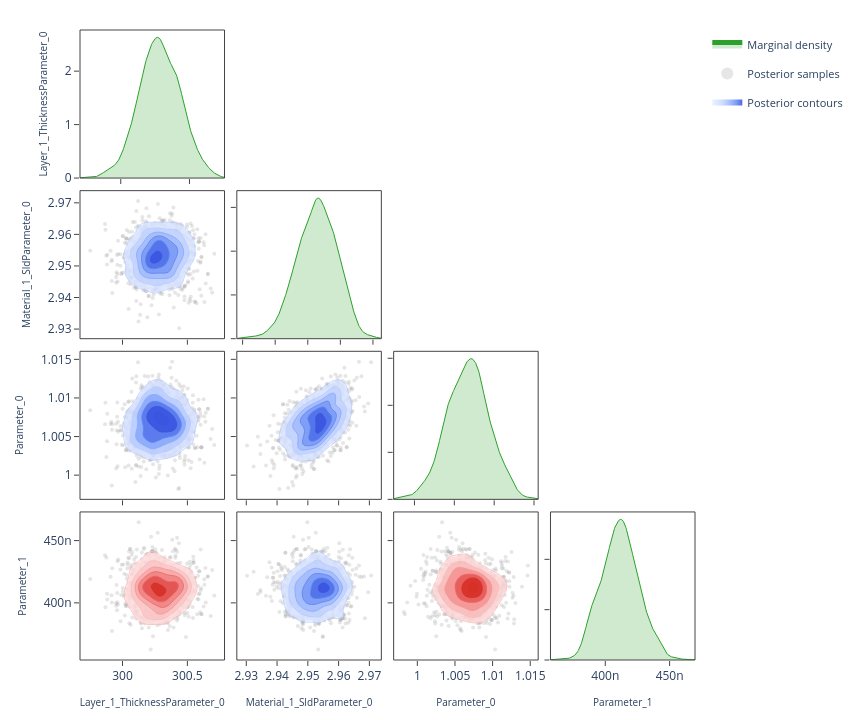

This figure's notebook cell:
### Code cell
# ---- Corner plot ------------------------------------------------------------
# Pairwise correlations: marginal density on the diagonal, scatter samples
# and 2-D contours on the lower triangle.  Mirrors the "Corner Plot" sub-tab.

fig = plot_corner(posterior.draws, posterior.param_names)
fig.show()

### Figure 1 — Plotly figure (JSON) as saved in the notebook; plotly's stock layout.template omitted (floating-point values rounded to 4 significant figures; data arrays with more than 128 entries replaced by an {"elided": "..."} marker saying what was removed)
{"data": [{"fill": "tozeroy", "fillcolor": "rgba(44, 160, 44, 0.22)", "hoverinfo": "skip", "legendgroup": "marginal", "line": {"color": "rgb(44, 160, 44)", "width": 1}, "mode": "lines", "name": "Marginal density", "showlegend": true, "type": "scatter", "x": {"elided": "256 float values"}, "xaxis": "x", "y": {"elided": "256 float values"}, "yaxis": "y"}, {"hoverinfo": "skip", "legendgroup": "scatter", "marker": {"color": "rgba(140, 140, 140, 0.22)", "size": 4}, "mode": "markers", "name": "Posterior samples", "showlegend": true, "type": "scatter", "x": {"elided": "880 float values"}, "xaxis": "x5", "y": {"elided": "880 float values"}, "yaxis": "y5", "zorder": 0}, {"colorscale": [[0.0, "rgba(224, 233, 255, 0.62)"], [0.35, "rgba(183, 203, 255, 0.70)"], [0.6, "rgba(138, 169, 252, 0.78)"], [0.82, "rgba(96, 131, 242, 0.84)"], [1.0, "rgba(58, 86, 224, 0.90)"]], "connectgaps": false, "contours": {"coloring": "fill", "end": 157.0, "showlabels": false, "showlines": false, "size": 24.79, "start": 33.05}, "hoverinfo": "skip", "legendgroup": "contour", "name": "Posterior contours", "showlegend": true, "showscale": false, "type": "contour", "x": [299.7, 299.7, 299.7, 299.7, 299.8, 299.8, 299.8, 299.8, 299.8, 299.8, 299.8, 299.8, 299.9, 299.9, 299.9, 299.9, 299.9, 299.9, 299.9, 300.0, 300.0, 300.0, 300.0, 300.0, 300.0, 300.0, 300.0, 300.1, 300.1, 300.1, 300.1, 300.1, 300.1, 300.1, 300.2, 300.2, 300.2, 300.2, 300.2, 300.2, 300.2, 300.2, 300.3, 300.3, 300.3, 300.3, 300.3, 300.3, 300.3, 300.4, 300.4, 300.4, 300.4, 300.4, 300.4, 300.4, 300.4, 300.5, 300.5, 300.5, 300.5, 300.5, 300.5, 300.5, 300.6, 300.6, 300.6, 300.6, 300.6, 300.6, 300.6, 300.6, 300.7, 300.7, 300.7, 300.7, 300.7, 300.7, 300.7, 300.8], "xaxis": "x5", "y": [2.928, 2.929, 2.929, 2.93, 2.93, 2.931, 2.932, 2.932, 2.933, 2.933, 2.934, 2.934, 2.935, 2.936, 2.936, 2.937, 2.937, 2.938, 2.938, 2.939, 2.939, 2.94, 2.941, 2.941, 2.942, 2.942, 2.943, 2.943, 2.944, 2.945, 2.945, 2.946, 2.946, 2.947, 2.947, 2.948, 2.948, 2.949, 2.95, 2.95, 2.951, 2.951, 2.952, 2.952, 2.953, 2.953, 2.954, 2.955, 2.955, 2.956, 2.956, 2.957, 2.957, 2.958, 2.959, 2.959, 2.96, 2.96, 2.961, 2.961, 2.962, 2.962, 2.963, 2.964, 2.964, 2.965, 2.965, 2.966, 2.966, 2.967, 2.968, 2.968, 2.969, 2.969, 2.97, 2.97, 2.971, 2.971, 2.972, 2.973], "yaxis": "y5", "z": {"elided": "80x80 float values"}, "zmax": 157.0, "zmin": 33.05, "zorder": 1}, {"colorscale": [[0.0, "rgba(183, 203, 255, 0.94)"], [0.35, "rgba(183, 203, 255, 0.94)"], [0.35, "rgba(138, 169, 252, 0.95)"], [0.6, "rgba(138, 169, 252, 0.95)"], [0.6, "rgba(96, 131, 242, 0.96)"], [0.82, "rgba(96, 131, 242, 0.96)"], [0.82, "rgba(58, 86, 224, 0.98)"], [1.0, "rgba(58, 86, 224, 0.98)"]], "contours": {"coloring": "lines", "end": 157.0, "showlabels": false, "size": 24.79, "start": 33.05}, "hoverinfo": "skip", "legendgroup": "contour", "line": {"width": 0.9}, "showlegend": false, "showscale": false, "type": "contour", "x": [299.7, 299.7, 299.7, 299.7, 299.8, 299.8, 299.8, 299.8, 299.8, 299.8, 299.8, 299.8, 299.9, 299.9, 299.9, 299.9, 299.9, 299.9, 299.9, 300.0, 300.0, 300.0, 300.0, 300.0, 300.0, 300.0, 300.0, 300.1, 300.1, 300.1, 300.1, 300.1, 300.1, 300.1, 300.2, 300.2, 300.2, 300.2, 300.2, 300.2, 300.2, 300.2, 300.3, 300.3, 300.3, 300.3, 300.3, 300.3, 300.3, 300.4, 300.4, 300.4, 300.4, 300.4, 300.4, 300.4, 300.4, 300.5, 300.5, 300.5, 300.5, 300.5, 300.5, 300.5, 300.6, 300.6, 300.6, 300.6, 300.6, 300.6, 300.6, 300.6, 300.7, 300.7, 300.7, 300.7, 300.7, 300.7, 300.7, 300.8], "xaxis": "x5", "y": [2.928, 2.929, 2.929, 2.93, 2.93, 2.931, 2.932, 2.932, 2.933, 2.933, 2.934, 2.934, 2.935, 2.936, 2.936, 2.937, 2.937, 2.938, 2.938, 2.939, 2.939, 2.94, 2.941, 2.941, 2.942, 2.942, 2.943, 2.943, 2.944, 2.945, 2.945, 2.946, 2.946, 2.947, 2.947, 2.948, 2.948, 2.949, 2.95, 2.95, 2.951, 2.951, 2.952, 2.952, 2.953, 2.953, 2.954, 2.955, 2.955, 2.956, 2.956, 2.957, 2.957, 2.958, 2.959, 2.959, 2.96, 2.96, 2.961, 2.961, 2.962, 2.962, 2.963, 2.964, 2.964, 2.965, 2.965, 2.966, 2.966, 2.967, 2.968, 2.968, 2.969, 2.969, 2.97, 2.97, 2.971, 2.971, 2.972, 2.973], "yaxis": "y5", "z": {"elided": "80x80 float values"}, "zmax": 157.0, "zmin": 33.05, "zorder": 2}, {"fill": "tozeroy", "fillcolor": "rgba(44, 160, 44, 0.22)", "hoverinfo": "skip", "legendgroup": "marginal", "line": {"color": "rgb(44, 160, 44)", "width": 1}, "mode": "lines", "name": "Marginal density", "showlegend": false, "type": "scatter", "x": {"elided": "256 float values"}, "xaxis": "x6", "y": {"elided": "256 float values"}, "yaxis": "y6"}, {"hoverinfo": "skip", "legendgroup": "scatter", "marker": {"color": "rgba(140, 140, 140, 0.22)", "size": 4}, "mode": "markers", "name": "Posterior samples", "showlegend": false, "type": "scatter", "x": {"elided": "880 float values"}, "xaxis": "x9", "y": {"elided": "880 float values"}, "yaxis": "y9", "zorder": 0}, {"colorscale": [[0.0, "rgba(224, 233, 255, 0.62)"], [0.35, "rgba(183, 203, 255, 0.70)"], [0.6, "rgba(138, 169, 252, 0.78)"], [0.82, "rgba(96, 131, 242, 0.84)"], [1.0, "rgba(58, 86, 224, 0.90)"]], "connectgaps": false, "contours": {"coloring": "fill", "end": 350.8, "showlabels": false, "showlines": false, "size": 55.38, "start": 73.84}, "hoverinfo": "skip", "legendgroup": "contour", "name": "Posterior contours", "showlegend": false, "showscale": false, "type": "contour", "x": [299.7, 299.7, 299.7, 299.7, 299.8, 299.8, 299.8, 299.8, 299.8, 299.8, 299.8, 299.8, 299.9, 299.9, 299.9, 299.9, 299.9, 299.9, 299.9, 300.0, 300.0, 300.0, 300.0, 300.0, 300.0, 300.0, 300.0, 300.1, 300.1, 300.1, 300.1, 300.1, 300.1, 300.1, 300.2, 300.2, 300.2, 300.2, 300.2, 300.2, 300.2, 300.2, 300.3, 300.3, 300.3, 300.3, 300.3, 300.3, 300.3, 300.4, 300.4, 300.4, 300.4, 300.4, 300.4, 300.4, 300.4, 300.5, 300.5, 300.5, 300.5, 300.5, 300.5, 300.5, 300.6, 300.6, 300.6, 300.6, 300.6, 300.6, 300.6, 300.6, 300.7, 300.7, 300.7, 300.7, 300.7, 300.7, 300.7, 300.8], "xaxis": "x9", "y": [0.9974, 0.9976, 0.9978, 0.9981, 0.9983, 0.9985, 0.9988, 0.999, 0.9992, 0.9995, 0.9997, 0.9999, 1.0, 1.0, 1.001, 1.001, 1.001, 1.001, 1.002, 1.002, 1.002, 1.002, 1.002, 1.003, 1.003, 1.003, 1.003, 1.004, 1.004, 1.004, 1.004, 1.005, 1.005, 1.005, 1.005, 1.005, 1.006, 1.006, 1.006, 1.006, 1.007, 1.007, 1.007, 1.007, 1.007, 1.008, 1.008, 1.008, 1.008, 1.009, 1.009, 1.009, 1.009, 1.01, 1.01, 1.01, 1.01, 1.01, 1.011, 1.011, 1.011, 1.011, 1.012, 1.012, 1.012, 1.012, 1.013, 1.013, 1.013, 1.013, 1.013, 1.014, 1.014, 1.014, 1.014, 1.015, 1.015, 1.015, 1.015, 1.016], "yaxis": "y9", "z": {"elided": "80x80 float values"}, "zmax": 350.8, "zmin": 73.84, "zorder": 1}, {"colorscale": [[0.0, "rgba(183, 203, 255, 0.94)"], [0.35, "rgba(183, 203, 255, 0.94)"], [0.35, "rgba(138, 169, 252, 0.95)"], [0.6, "rgba(138, 169, 252, 0.95)"], [0.6, "rgba(96, 131, 242, 0.96)"], [0.82, "rgba(96, 131, 242, 0.96)"], [0.82, "rgba(58, 86, 224, 0.98)"], [1.0, "rgba(58, 86, 224, 0.98)"]], "contours": {"coloring": "lines", "end": 350.8, "showlabels": false, "size": 55.38, "start": 73.84}, "hoverinfo": "skip", "legendgroup": "contour", "line": {"width": 0.9}, "showlegend": false, "showscale": false, "type": "contour", "x": [299.7, 299.7, 299.7, 299.7, 299.8, 299.8, 299.8, 299.8, 299.8, 299.8, 299.8, 299.8, 299.9, 299.9, 299.9, 299.9, 299.9, 299.9, 299.9, 300.0, 300.0, 300.0, 300.0, 300.0, 300.0, 300.0, 300.0, 300.1, 300.1, 300.1, 300.1, 300.1, 300.1, 300.1, 300.2, 300.2, 300.2, 300.2, 300.2, 300.2, 300.2, 300.2, 300.3, 300.3, 300.3, 300.3, 300.3, 300.3, 300.3, 300.4, 300.4, 300.4, 300.4, 300.4, 300.4, 300.4, 300.4, 300.5, 300.5, 300.5, 300.5, 300.5, 300.5, 300.5, 300.6, 300.6, 300.6, 300.6, 300.6, 300.6, 300.6, 300.6, 300.7, 300.7, 300.7, 300.7, 300.7, 300.7, 300.7, 300.8], "xaxis": "x9", "y": [0.9974, 0.9976, 0.9978, 0.9981, 0.9983, 0.9985, 0.9988, 0.999, 0.9992, 0.9995, 0.9997, 0.9999, 1.0, 1.0, 1.001, 1.001, 1.001, 1.001, 1.002, 1.002, 1.002, 1.002, 1.002, 1.003, 1.003, 1.003, 1.003, 1.004, 1.004, 1.004, 1.004, 1.005, 1.005, 1.005, 1.005, 1.005, 1.006, 1.006, 1.006, 1.006, 1.007, 1.007, 1.007, 1.007, 1.007, 1.008, 1.008, 1.008, 1.008, 1.009, 1.009, 1.009, 1.009, 1.01, 1.01, 1.01, 1.01, 1.01, 1.011, 1.011, 1.011, 1.011, 1.012, 1.012, 1.012, 1.012, 1.013, 1.013, 1.013, 1.013, 1.013, 1.014, 1.014, 1.014, 1.014, 1.015, 1.015, 1.015, 1.015, 1.016], "yaxis": "y9", "z": {"elided": "80x80 float values"}, "zmax": 350.8, "zmin": 73.84, "zorder": 2}, {"hoverinfo": "skip", "legendgroup": "scatter", "marker": {"color": "rgba(140, 140, 140, 0.22)", "size": 4}, "mode": "markers", "name": "Posterior samples", "showlegend": false, "type": "scatter", "x": {"elided": "880 float values"}, "xaxis": "x10", "y": {"elided": "880 float values"}, "yaxis": "y10", "zorder": 0}, {"colorscale": [[0.0, "rgba(224, 233, 255, 0.62)"], [0.35, "rgba(183, 203, 255, 0.70)"], [0.6, "rgba(138, 169, 252, 0.78)"], [0.82, "rgba(96, 131, 242, 0.84)"], [1.0, "rgba(58, 86, 224, 0.90)"]], "connectgaps": false, "contours": {"coloring": "fill", "end": 9488.0, "showlabels": false, "showlines": false, "size": 1498.0, "start": 1998.0}, "hoverinfo": "skip", "legendgroup": "contour", "name": "Posterior contours", "showlegend": false, "showscale": false, "type": "contour", "x": [2.928, 2.929, 2.929, 2.93, 2.93, 2.931, 2.932, 2.932, 2.933, 2.933, 2.934, 2.934, 2.935, 2.936, 2.936, 2.937, 2.937, 2.938, 2.938, 2.939, 2.939, 2.94, 2.941, 2.941, 2.942, 2.942, 2.943, 2.943, 2.944, 2.945, 2.945, 2.946, 2.946, 2.947, 2.947, 2.948, 2.948, 2.949, 2.95, 2.95, 2.951, 2.951, 2.952, 2.952, 2.953, 2.953, 2.954, 2.955, 2.955, 2.956, 2.956, 2.957, 2.957, 2.958, 2.959, 2.959, 2.96, 2.96, 2.961, 2.961, 2.962, 2.962, 2.963, 2.964, 2.964, 2.965, 2.965, 2.966, 2.966, 2.967, 2.968, 2.968, 2.969, 2.969, 2.97, 2.97, 2.971, 2.971, 2.972, 2.973], "xaxis": "x10", "y": [0.9974, 0.9976, 0.9978, 0.9981, 0.9983, 0.9985, 0.9988, 0.999, 0.9992, 0.9995, 0.9997, 0.9999, 1.0, 1.0, 1.001, 1.001, 1.001, 1.001, 1.002, 1.002, 1.002, 1.002, 1.002, 1.003, 1.003, 1.003, 1.003, 1.004, 1.004, 1.004, 1.004, 1.005, 1.005, 1.005, 1.005, 1.005, 1.006, 1.006, 1.006, 1.006, 1.007, 1.007, 1.007, 1.007, 1.007, 1.008, 1.008, 1.008, 1.008, 1.009, 1.009, 1.009, 1.009, 1.01, 1.01, 1.01, 1.01, 1.01, 1.011, 1.011, 1.011, 1.011, 1.012, 1.012, 1.012, 1.012, 1.013, 1.013, 1.013, 1.013, 1.013, 1.014, 1.014, 1.014, 1.014, 1.015, 1.015, 1.015, 1.015, 1.016], "yaxis": "y10", "z": {"elided": "80x80 float values"}, "zmax": 9488.0, "zmin": 1998.0, "zorder": 1}, {"colorscale": [[0.0, "rgba(183, 203, 255, 0.94)"], [0.35, "rgba(183, 203, 255, 0.94)"], [0.35, "rgba(138, 169, 252, 0.95)"], [0.6, "rgba(138, 169, 252, 0.95)"], [0.6, "rgba(96, 131, 242, 0.96)"], [0.82, "rgba(96, 131, 242, 0.96)"], [0.82, "rgba(58, 86, 224, 0.98)"], [1.0, "rgba(58, 86, 224, 0.98)"]], "contours": {"coloring": "lines", "end": 9488.0, "showlabels": false, "size": 1498.0, "start": 1998.0}, "hoverinfo": "skip", "legendgroup": "contour", "line": {"width": 0.9}, "showlegend": false, "showscale": false, "type": "contour", "x": [2.928, 2.929, 2.929, 2.93, 2.93, 2.931, 2.932, 2.932, 2.933, 2.933, 2.934, 2.934, 2.935, 2.936, 2.936, 2.937, 2.937, 2.938, 2.938, 2.939, 2.939, 2.94, 2.941, 2.941, 2.942, 2.942, 2.943, 2.943, 2.944, 2.945, 2.945, 2.946, 2.946, 2.947, 2.947, 2.948, 2.948, 2.949, 2.95, 2.95, 2.951, 2.951, 2.952, 2.952, 2.953, 2.953, 2.954, 2.955, 2.955, 2.956, 2.956, 2.957, 2.957, 2.958, 2.959, 2.959, 2.96, 2.96, 2.961, 2.961, 2.962, 2.962, 2.963, 2.964, 2.964, 2.965, 2.965, 2.966, 2.966, 2.967, 2.968, 2.968, 2.969, 2.969, 2.97, 2.97, 2.971, 2.971, 2.972, 2.973], "xaxis": "x10", "y": [0.9974, 0.9976, 0.9978, 0.9981, 0.9983, 0.9985, 0.9988, 0.999, 0.9992, 0.9995, 0.9997, 0.9999, 1.0, 1.0, 1.001, 1.001, 1.001, 1.001, 1.002, 1.002, 1.002, 1.002, 1.002, 1.003, 1.003, 1.003, 1.003, 1.004, 1.004, 1.004, 1.004, 1.005, 1.005, 1.005, 1.005, 1.005, 1.006, 1.006, 1.006, 1.006, 1.007, 1.007, 1.007, 1.007, 1.007, 1.008, 1.008, 1.008, 1.008, 1.009, 1.009, 1.009, 1.009, 1.01, 1.01, 1.01, 1.01, 1.01, 1.011, 1.011, 1.011, 1.011, 1.012, 1.012, 1.012, 1.012, 1.013, 1.013, 1.013, 1.013, 1.013, 1.014, 1.014, 1.014, 1.014, 1.015, 1.015, 1.015, 1.015, 1.016], "yaxis": "y10", "z": {"elided": "80x80 float values"}, "zmax": 9488.0, "zmin": 1998.0, "zorder": 2}, {"fill": "tozeroy", "fillcolor": "rgba(44, 160, 44, 0.22)", "hoverinfo": "skip", "legendgroup": "marginal", "line": {"color": "rgb(44, 160, 44)", "width": 1}, "mode": "lines", "name": "Marginal density", "showlegend": false, "type": "scatter", "x": {"elided": "256 float values"}, "xaxis": "x11", "y": {"elided": "256 float values"}, "yaxis": "y11"}, {"hoverinfo": "skip", "legendgroup": "scatter", "marker": {"color": "rgba(140, 140, 140, 0.22)", "size": 4}, "mode": "markers", "name": "Posterior samples", "showlegend": false, "type": "scatter", "x": {"elided": "880 float values"}, "xaxis": "x13", "y": {"elided": "880 float values"}, "yaxis": "y13", "zorder": 0}, {"colorscale": [[0.0, "rgba(255, 224, 224, 0.62)"], [0.35, "rgba(250, 188, 188, 0.70)"], [0.6, "rgba(245, 148, 148, 0.78)"], [0.82, "rgba(237, 104, 104, 0.84)"], [1.0, "rgba(215, 48, 39, 0.90)"]], "connectgaps": false, "contours": {"coloring": "fill", "end": 63010000.0, "showlabels": false, "showlines": false, "size": 9949000.0, "start": 13270000.0}, "hoverinfo": "skip", "legendgroup": "contour", "name": "Posterior contours", "showlegend": false, "showscale": false, "type": "contour", "x": [299.7, 299.7, 299.7, 299.7, 299.8, 299.8, 299.8, 299.8, 299.8, 299.8, 299.8, 299.8, 299.9, 299.9, 299.9, 299.9, 299.9, 299.9, 299.9, 300.0, 300.0, 300.0, 300.0, 300.0, 300.0, 300.0, 300.0, 300.1, 300.1, 300.1, 300.1, 300.1, 300.1, 300.1, 300.2, 300.2, 300.2, 300.2, 300.2, 300.2, 300.2, 300.2, 300.3, 300.3, 300.3, 300.3, 300.3, 300.3, 300.3, 300.4, 300.4, 300.4, 300.4, 300.4, 300.4, 300.4, 300.4, 300.5, 300.5, 300.5, 300.5, 300.5, 300.5, 300.5, 300.6, 300.6, 300.6, 300.6, 300.6, 300.6, 300.6, 300.6, 300.7, 300.7, 300.7, 300.7, 300.7, 300.7, 300.7, 300.8], "xaxis": "x13", "y": [3.574e-07, 3.588e-07, 3.602e-07, 3.617e-07, 3.631e-07, 3.645e-07, 3.659e-07, 3.673e-07, 3.688e-07, 3.702e-07, 3.716e-07, 3.73e-07, 3.745e-07, 3.759e-07, 3.773e-07, 3.787e-07, 3.801e-07, 3.816e-07, 3.83e-07, 3.844e-07, 3.858e-07, 3.873e-07, 3.887e-07, 3.901e-07, 3.915e-07, 3.929e-07, 3.944e-07, 3.958e-07, 3.972e-07, 3.986e-07, 4.001e-07, 4.015e-07, 4.029e-07, 4.043e-07, 4.057e-07, 4.072e-07, 4.086e-07, 4.1e-07, 4.114e-07, 4.129e-07, 4.143e-07, 4.157e-07, 4.171e-07, 4.185e-07, 4.2e-07, 4.214e-07, 4.228e-07, 4.242e-07, 4.257e-07, 4.271e-07, 4.285e-07, 4.299e-07, 4.313e-07, 4.328e-07, 4.342e-07, 4.356e-07, 4.37e-07, 4.385e-07, 4.399e-07, 4.413e-07, 4.427e-07, 4.441e-07, 4.456e-07, 4.47e-07, 4.484e-07, 4.498e-07, 4.512e-07, 4.527e-07, 4.541e-07, 4.555e-07, 4.569e-07, 4.584e-07, 4.598e-07, 4.612e-07, 4.626e-07, 4.64e-07, 4.655e-07, 4.669e-07, 4.683e-07, 4.697e-07], "yaxis": "y13", "z": {"elided": "80x80 float values"}, "zmax": 63010000.0, "zmin": 13270000.0, "zorder": 1}, {"colorscale": [[0.0, "rgba(250, 188, 188, 0.94)"], [0.35, "rgba(250, 188, 188, 0.94)"], [0.35, "rgba(245, 148, 148, 0.95)"], [0.6, "rgba(245, 148, 148, 0.95)"], [0.6, "rgba(237, 104, 104, 0.96)"], [0.82, "rgba(237, 104, 104, 0.96)"], [0.82, "rgba(215, 48, 39, 0.98)"], [1.0, "rgba(215, 48, 39, 0.98)"]], "contours": {"coloring": "lines", "end": 63010000.0, "showlabels": false, "size": 9949000.0, "start": 13270000.0}, "hoverinfo": "skip", "legendgroup": "contour", "line": {"width": 0.9}, "showlegend": false, "showscale": false, "type": "contour", "x": [299.7, 299.7, 299.7, 299.7, 299.8, 299.8, 299.8, 299.8, 299.8, 299.8, 299.8, 299.8, 299.9, 299.9, 299.9, 299.9, 299.9, 299.9, 299.9, 300.0, 300.0, 300.0, 300.0, 300.0, 300.0, 300.0, 300.0, 300.1, 300.1, 300.1, 300.1, 300.1, 300.1, 300.1, 300.2, 300.2, 300.2, 300.2, 300.2, 300.2, 300.2, 300.2, 300.3, 300.3, 300.3, 300.3, 300.3, 300.3, 300.3, 300.4, 300.4, 300.4, 300.4, 300.4, 300.4, 300.4, 300.4, 300.5, 300.5, 300.5, 300.5, 300.5, 300.5, 300.5, 300.6, 300.6, 300.6, 300.6, 300.6, 300.6, 300.6, 300.6, 300.7, 300.7, 300.7, 300.7, 300.7, 300.7, 300.7, 300.8], "xaxis": "x13", "y": [3.574e-07, 3.588e-07, 3.602e-07, 3.617e-07, 3.631e-07, 3.645e-07, 3.659e-07, 3.673e-07, 3.688e-07, 3.702e-07, 3.716e-07, 3.73e-07, 3.745e-07, 3.759e-07, 3.773e-07, 3.787e-07, 3.801e-07, 3.816e-07, 3.83e-07, 3.844e-07, 3.858e-07, 3.873e-07, 3.887e-07, 3.901e-07, 3.915e-07, 3.929e-07, 3.944e-07, 3.958e-07, 3.972e-07, 3.986e-07, 4.001e-07, 4.015e-07, 4.029e-07, 4.043e-07, 4.057e-07, 4.072e-07, 4.086e-07, 4.1e-07, 4.114e-07, 4.129e-07, 4.143e-07, 4.157e-07, 4.171e-07, 4.185e-07, 4.2e-07, 4.214e-07, 4.228e-07, 4.242e-07, 4.257e-07, 4.271e-07, 4.285e-07, 4.299e-07, 4.313e-07, 4.328e-07, 4.342e-07, 4.356e-07, 4.37e-07, 4.385e-07, 4.399e-07, 4.413e-07, 4.427e-07, 4.441e-07, 4.456e-07, 4.47e-07, 4.484e-07, 4.498e-07, 4.512e-07, 4.527e-07, 4.541e-07, 4.555e-07, 4.569e-07, 4.584e-07, 4.598e-07, 4.612e-07, 4.626e-07, 4.64e-07, 4.655e-07, 4.669e-07, 4.683e-07, 4.697e-07], "yaxis": "y13", "z": {"elided": "80x80 float values"}, "zmax": 63010000.0, "zmin": 13270000.0, "zorder": 2}, {"hoverinfo": "skip", "legendgroup": "scatter", "marker": {"color": "rgba(140, 140, 140, 0.22)", "size": 4}, "mode": "markers", "name": "Posterior samples", "showlegend": false, "type": "scatter", "x": {"elided": "880 float values"}, "xaxis": "x14", "y": {"elided": "880 float values"}, "yaxis": "y14", "zorder": 0}, {"colorscale": [[0.0, "rgba(224, 233, 255, 0.62)"], [0.35, "rgba(183, 203, 255, 0.70)"], [0.6, "rgba(138, 169, 252, 0.78)"], [0.82, "rgba(96, 131, 242, 0.84)"], [1.0, "rgba(58, 86, 224, 0.90)"]], "connectgaps": false, "contours": {"coloring": "fill", "end": 1636000000.0, "showlabels": false, "showlines": false, "size": 258300000.0, "start": 344400000.0}, "hoverinfo": "skip", "legendgroup": "contour", "name": "Posterior contours", "showlegend": false, "showscale": false, "type": "contour", "x": [2.928, 2.929, 2.929, 2.93, 2.93, 2.931, 2.932, 2.932, 2.933, 2.933, 2.934, 2.934, 2.935, 2.936, 2.936, 2.937, 2.937, 2.938, 2.938, 2.939, 2.939, 2.94, 2.941, 2.941, 2.942, 2.942, 2.943, 2.943, 2.944, 2.945, 2.945, 2.946, 2.946, 2.947, 2.947, 2.948, 2.948, 2.949, 2.95, 2.95, 2.951, 2.951, 2.952, 2.952, 2.953, 2.953, 2.954, 2.955, 2.955, 2.956, 2.956, 2.957, 2.957, 2.958, 2.959, 2.959, 2.96, 2.96, 2.961, 2.961, 2.962, 2.962, 2.963, 2.964, 2.964, 2.965, 2.965, 2.966, 2.966, 2.967, 2.968, 2.968, 2.969, 2.969, 2.97, 2.97, 2.971, 2.971, 2.972, 2.973], "xaxis": "x14", "y": [3.574e-07, 3.588e-07, 3.602e-07, 3.617e-07, 3.631e-07, 3.645e-07, 3.659e-07, 3.673e-07, 3.688e-07, 3.702e-07, 3.716e-07, 3.73e-07, 3.745e-07, 3.759e-07, 3.773e-07, 3.787e-07, 3.801e-07, 3.816e-07, 3.83e-07, 3.844e-07, 3.858e-07, 3.873e-07, 3.887e-07, 3.901e-07, 3.915e-07, 3.929e-07, 3.944e-07, 3.958e-07, 3.972e-07, 3.986e-07, 4.001e-07, 4.015e-07, 4.029e-07, 4.043e-07, 4.057e-07, 4.072e-07, 4.086e-07, 4.1e-07, 4.114e-07, 4.129e-07, 4.143e-07, 4.157e-07, 4.171e-07, 4.185e-07, 4.2e-07, 4.214e-07, 4.228e-07, 4.242e-07, 4.257e-07, 4.271e-07, 4.285e-07, 4.299e-07, 4.313e-07, 4.328e-07, 4.342e-07, 4.356e-07, 4.37e-07, 4.385e-07, 4.399e-07, 4.413e-07, 4.427e-07, 4.441e-07, 4.456e-07, 4.47e-07, 4.484e-07, 4.498e-07, 4.512e-07, 4.527e-07, 4.541e-07, 4.555e-07, 4.569e-07, 4.584e-07, 4.598e-07, 4.612e-07, 4.626e-07, 4.64e-07, 4.655e-07, 4.669e-07, 4.683e-07, 4.697e-07], "yaxis": "y14", "z": {"elided": "80x80 float values"}, "zmax": 1636000000.0, "zmin": 344400000.0, "zorder": 1}, {"colorscale": [[0.0, "rgba(183, 203, 255, 0.94)"], [0.35, "rgba(183, 203, 255, 0.94)"], [0.35, "rgba(138, 169, 252, 0.95)"], [0.6, "rgba(138, 169, 252, 0.95)"], [0.6, "rgba(96, 131, 242, 0.96)"], [0.82, "rgba(96, 131, 242, 0.96)"], [0.82, "rgba(58, 86, 224, 0.98)"], [1.0, "rgba(58, 86, 224, 0.98)"]], "contours": {"coloring": "lines", "end": 1636000000.0, "showlabels": false, "size": 258300000.0, "start": 344400000.0}, "hoverinfo": "skip", "legendgroup": "contour", "line": {"width": 0.9}, "showlegend": false, "showscale": false, "type": "contour", "x": [2.928, 2.929, 2.929, 2.93, 2.93, 2.931, 2.932, 2.932, 2.933, 2.933, 2.934, 2.934, 2.935, 2.936, 2.936, 2.937, 2.937, 2.938, 2.938, 2.939, 2.939, 2.94, 2.941, 2.941, 2.942, 2.942, 2.943, 2.943, 2.944, 2.945, 2.945, 2.946, 2.946, 2.947, 2.947, 2.948, 2.948, 2.949, 2.95, 2.95, 2.951, 2.951, 2.952, 2.952, 2.953, 2.953, 2.954, 2.955, 2.955, 2.956, 2.956, 2.957, 2.957, 2.958, 2.959, 2.959, 2.96, 2.96, 2.961, 2.961, 2.962, 2.962, 2.963, 2.964, 2.964, 2.965, 2.965, 2.966, 2.966, 2.967, 2.968, 2.968, 2.969, 2.969, 2.97, 2.97, 2.971, 2.971, 2.972, 2.973], "xaxis": "x14", "y": [3.574e-07, 3.588e-07, 3.602e-07, 3.617e-07, 3.631e-07, 3.645e-07, 3.659e-07, 3.673e-07, 3.688e-07, 3.702e-07, 3.716e-07, 3.73e-07, 3.745e-07, 3.759e-07, 3.773e-07, 3.787e-07, 3.801e-07, 3.816e-07, 3.83e-07, 3.844e-07, 3.858e-07, 3.873e-07, 3.887e-07, 3.901e-07, 3.915e-07, 3.929e-07, 3.944e-07, 3.958e-07, 3.972e-07, 3.986e-07, 4.001e-07, 4.015e-07, 4.029e-07, 4.043e-07, 4.057e-07, 4.072e-07, 4.086e-07, 4.1e-07, 4.114e-07, 4.129e-07, 4.143e-07, 4.157e-07, 4.171e-07, 4.185e-07, 4.2e-07, 4.214e-07, 4.228e-07, 4.242e-07, 4.257e-07, 4.271e-07, 4.285e-07, 4.299e-07, 4.313e-07, 4.328e-07, 4.342e-07, 4.356e-07, 4.37e-07, 4.385e-07, 4.399e-07, 4.413e-07, 4.427e-07, 4.441e-07, 4.456e-07, 4.47e-07, 4.484e-07, 4.498e-07, 4.512e-07, 4.527e-07, 4.541e-07, 4.555e-07, 4.569e-07, 4.584e-07, 4.598e-07, 4.612e-07, 4.626e-07, 4.64e-07, 4.655e-07, 4.669e-07, 4.683e-07, 4.697e-07], "yaxis": "y14", "z": {"elided": "80x80 float values"}, "zmax": 1636000000.0, "zmin": 344400000.0, "zorder": 2}, {"hoverinfo": "skip", "legendgroup": "scatter", "marker": {"color": "rgba(140, 140, 140, 0.22)", "size": 4}, "mode": "markers", "name": "Posterior samples", "showlegend": false, "type": "scatter", "x": {"elided": "880 float values"}, "xaxis": "x15", "y": {"elided": "880 float values"}, "yaxis": "y15", "zorder": 0}, {"colorscale": [[0.0, "rgba(255, 224, 224, 0.62)"], [0.35, "rgba(250, 188, 188, 0.70)"], [0.6, "rgba(245, 148, 148, 0.78)"], [0.82, "rgba(237, 104, 104, 0.84)"], [1.0, "rgba(215, 48, 39, 0.90)"]], "connectgaps": false, "contours": {"coloring": "fill", "end": 4034000000.0, "showlabels": false, "showlines": false, "size": 636900000.0, "start": 849200000.0}, "hoverinfo": "skip", "legendgroup": "contour", "name": "Posterior contours", "showlegend": false, "showscale": false, "type": "contour", "x": [0.9974, 0.9976, 0.9978, 0.9981, 0.9983, 0.9985, 0.9988, 0.999, 0.9992, 0.9995, 0.9997, 0.9999, 1.0, 1.0, 1.001, 1.001, 1.001, 1.001, 1.002, 1.002, 1.002, 1.002, 1.002, 1.003, 1.003, 1.003, 1.003, 1.004, 1.004, 1.004, 1.004, 1.005, 1.005, 1.005, 1.005, 1.005, 1.006, 1.006, 1.006, 1.006, 1.007, 1.007, 1.007, 1.007, 1.007, 1.008, 1.008, 1.008, 1.008, 1.009, 1.009, 1.009, 1.009, 1.01, 1.01, 1.01, 1.01, 1.01, 1.011, 1.011, 1.011, 1.011, 1.012, 1.012, 1.012, 1.012, 1.013, 1.013, 1.013, 1.013, 1.013, 1.014, 1.014, 1.014, 1.014, 1.015, 1.015, 1.015, 1.015, 1.016], "xaxis": "x15", "y": [3.574e-07, 3.588e-07, 3.602e-07, 3.617e-07, 3.631e-07, 3.645e-07, 3.659e-07, 3.673e-07, 3.688e-07, 3.702e-07, 3.716e-07, 3.73e-07, 3.745e-07, 3.759e-07, 3.773e-07, 3.787e-07, 3.801e-07, 3.816e-07, 3.83e-07, 3.844e-07, 3.858e-07, 3.873e-07, 3.887e-07, 3.901e-07, 3.915e-07, 3.929e-07, 3.944e-07, 3.958e-07, 3.972e-07, 3.986e-07, 4.001e-07, 4.015e-07, 4.029e-07, 4.043e-07, 4.057e-07, 4.072e-07, 4.086e-07, 4.1e-07, 4.114e-07, 4.129e-07, 4.143e-07, 4.157e-07, 4.171e-07, 4.185e-07, 4.2e-07, 4.214e-07, 4.228e-07, 4.242e-07, 4.257e-07, 4.271e-07, 4.285e-07, 4.299e-07, 4.313e-07, 4.328e-07, 4.342e-07, 4.356e-07, 4.37e-07, 4.385e-07, 4.399e-07, 4.413e-07, 4.427e-07, 4.441e-07, 4.456e-07, 4.47e-07, 4.484e-07, 4.498e-07, 4.512e-07, 4.527e-07, 4.541e-07, 4.555e-07, 4.569e-07, 4.584e-07, 4.598e-07, 4.612e-07, 4.626e-07, 4.64e-07, 4.655e-07, 4.669e-07, 4.683e-07, 4.697e-07], "yaxis": "y15", "z": {"elided": "80x80 float values"}, "zmax": 4034000000.0, "zmin": 849200000.0, "zorder": 1}, {"colorscale": [[0.0, "rgba(250, 188, 188, 0.94)"], [0.35, "rgba(250, 188, 188, 0.94)"], [0.35, "rgba(245, 148, 148, 0.95)"], [0.6, "rgba(245, 148, 148, 0.95)"], [0.6, "rgba(237, 104, 104, 0.96)"], [0.82, "rgba(237, 104, 104, 0.96)"], [0.82, "rgba(215, 48, 39, 0.98)"], [1.0, "rgba(215, 48, 39, 0.98)"]], "contours": {"coloring": "lines", "end": 4034000000.0, "showlabels": false, "size": 636900000.0, "start": 849200000.0}, "hoverinfo": "skip", "legendgroup": "contour", "line": {"width": 0.9}, "showlegend": false, "showscale": false, "type": "contour", "x": [0.9974, 0.9976, 0.9978, 0.9981, 0.9983, 0.9985, 0.9988, 0.999, 0.9992, 0.9995, 0.9997, 0.9999, 1.0, 1.0, 1.001, 1.001, 1.001, 1.001, 1.002, 1.002, 1.002, 1.002, 1.002, 1.003, 1.003, 1.003, 1.003, 1.004, 1.004, 1.004, 1.004, 1.005, 1.005, 1.005, 1.005, 1.005, 1.006, 1.006, 1.006, 1.006, 1.007, 1.007, 1.007, 1.007, 1.007, 1.008, 1.008, 1.008, 1.008, 1.009, 1.009, 1.009, 1.009, 1.01, 1.01, 1.01, 1.01, 1.01, 1.011, 1.011, 1.011, 1.011, 1.012, 1.012, 1.012, 1.012, 1.013, 1.013, 1.013, 1.013, 1.013, 1.014, 1.014, 1.014, 1.014, 1.015, 1.015, 1.015, 1.015, 1.016], "xaxis": "x15", "y": [3.574e-07, 3.588e-07, 3.602e-07, 3.617e-07, 3.631e-07, 3.645e-07, 3.659e-07, 3.673e-07, 3.688e-07, 3.702e-07, 3.716e-07, 3.73e-07, 3.745e-07, 3.759e-07, 3.773e-07, 3.787e-07, 3.801e-07, 3.816e-07, 3.83e-07, 3.844e-07, 3.858e-07, 3.873e-07, 3.887e-07, 3.901e-07, 3.915e-07, 3.929e-07, 3.944e-07, 3.958e-07, 3.972e-07, 3.986e-07, 4.001e-07, 4.015e-07, 4.029e-07, 4.043e-07, 4.057e-07, 4.072e-07, 4.086e-07, 4.1e-07, 4.114e-07, 4.129e-07, 4.143e-07, 4.157e-07, 4.171e-07, 4.185e-07, 4.2e-07, 4.214e-07, 4.228e-07, 4.242e-07, 4.257e-07, 4.271e-07, 4.285e-07, 4.299e-07, 4.313e-07, 4.328e-07, 4.342e-07, 4.356e-07, 4.37e-07, 4.385e-07, 4.399e-07, 4.413e-07, 4.427e-07, 4.441e-07, 4.456e-07, 4.47e-07, 4.484e-07, 4.498e-07, 4.512e-07, 4.527e-07, 4.541e-07, 4.555e-07, 4.569e-07, 4.584e-07, 4.598e-07, 4.612e-07, 4.626e-07, 4.64e-07, 4.655e-07, 4.669e-07, 4.683e-07, 4.697e-07], "yaxis": "y15", "z": {"elided": "80x80 float values"}, "zmax": 4034000000.0, "zmin": 849200000.0, "zorder": 2}, {"fill": "tozeroy", "fillcolor": "rgba(44, 160, 44, 0.22)", "hoverinfo": "skip", "legendgroup": "marginal", "line": {"color": "rgb(44, 160, 44)", "width": 1}, "mode": "lines", "name": "Marginal density", "showlegend": false, "type": "scatter", "x": {"elided": "256 float values"}, "xaxis": "x16", "y": {"elided": "256 float values"}, "yaxis": "y16"}], "layout": {"height": 720, "legend": {"font": {"size": 11}, "itemsizing": "constant", "orientation": "v", "x": 1.02, "xanchor": "left", "y": 1.0, "yanchor": "top"}, "margin": {"b": 60, "l": 80, "r": 160, "t": 30}, "plot_bgcolor": "white", "shapes": [{"fillcolor": "rgba(0,0,0,0)", "layer": "above", "line": {"color": "#444", "width": 1}, "type": "rect", "x0": 0, "x1": 1, "xref": "x domain", "y0": 0, "y1": 1, "yref": "y domain"}, {"fillcolor": "rgba(0,0,0,0)", "layer": "above", "line": {"color": "#444", "width": 1}, "type": "rect", "x0": 0, "x1": 1, "xref": "x5 domain", "y0": 0, "y1": 1, "yref": "y5 domain"}, {"fillcolor": "rgba(0,0,0,0)", "layer": "above", "line": {"color": "#444", "width": 1}, "type": "rect", "x0": 0, "x1": 1, "xref": "x6 domain", "y0": 0, "y1": 1, "yref": "y6 domain"}, {"fillcolor": "rgba(0,0,0,0)", "layer": "above", "line": {"color": "#444", "width": 1}, "type": "rect", "x0": 0, "x1": 1, "xref": "x9 domain", "y0": 0, "y1": 1, "yref": "y9 domain"}, {"fillcolor": "rgba(0,0,0,0)", "layer": "above", "line": {"color": "#444", "width": 1}, "type": "rect", "x0": 0, "x1": 1, "xref": "x10 domain", "y0": 0, "y1": 1, "yref": "y10 domain"}, {"fillcolor": "rgba(0,0,0,0)", "layer": "above", "line": {"color": "#444", "width": 1}, "type": "rect", "x0": 0, "x1": 1, "xref": "x11 domain", "y0": 0, "y1": 1, "yref": "y11 domain"}, {"fillcolor": "rgba(0,0,0,0)", "layer": "above", "line": {"color": "#444", "width": 1}, "type": "rect", "x0": 0, "x1": 1, "xref": "x13 domain", "y0": 0, "y1": 1, "yref": "y13 domain"}, {"fillcolor": "rgba(0,0,0,0)", "layer": "above", "line": {"color": "#444", "width": 1}, "type": "rect", "x0": 0, "x1": 1, "xref": "x14 domain", "y0": 0, "y1": 1, "yref": "y14 domain"}, {"fillcolor": "rgba(0,0,0,0)", "layer": "above", "line": {"color": "#444", "width": 1}, "type": "rect", "x0": 0, "x1": 1, "xref": "x15 domain", "y0": 0, "y1": 1, "yref": "y15 domain"}, {"fillcolor": "rgba(0,0,0,0)", "layer": "above", "line": {"color": "#444", "width": 1}, "type": "rect", "x0": 0, "x1": 1, "xref": "x16 domain", "y0": 0, "y1": 1, "yref": "y16 domain"}], "showlegend": true, "width": 860, "xaxis": {"anchor": "y", "domain": [0.0, 0.235], "showgrid": false, "showticklabels": false, "ticks": "outside", "zeroline": false}, "xaxis10": {"anchor": "y10", "domain": [0.255, 0.49], "showgrid": false, "showticklabels": false, "ticks": "outside", "zeroline": false}, "xaxis11": {"anchor": "y11", "domain": [0.51, 0.745], "showgrid": false, "showticklabels": false, "ticks": "outside", "zeroline": false}, "xaxis12": {"anchor": "y12", "domain": [0.765, 1.0], "showgrid": false, "ticks": "outside", "visible": false, "zeroline": false}, "xaxis13": {"anchor": "y13", "domain": [0.0, 0.235], "showgrid": false, "ticks": "outside", "title": {"font": {"size": 10}, "text": "Layer_1_ThicknessParameter_0"}, "zeroline": false}, "xaxis14": {"anchor": "y14", "domain": [0.255, 0.49], "showgrid": false, "ticks": "outside", "title": {"font": {"size": 10}, "text": "Material_1_SldParameter_0"}, "zeroline": false}, "xaxis15": {"anchor": "y15", "domain": [0.51, 0.745], "showgrid": false, "ticks": "outside", "title": {"font": {"size": 10}, "text": "Parameter_0"}, "zeroline": false}, "xaxis16": {"anchor": "y16", "domain": [0.765, 1.0], "showgrid": false, "ticks": "outside", "title": {"font": {"size": 10}, "text": "Parameter_1"}, "zeroline": false}, "xaxis2": {"anchor": "y2", "domain": [0.255, 0.49], "showgrid": false, "ticks": "outside", "visible": false, "zeroline": false}, "xaxis3": {"anchor": "y3", "domain": [0.51, 0.745], "showgrid": false, "ticks": "outside", "visible": false, "zeroline": false}, "xaxis4": {"anchor": "y4", "domain": [0.765, 1.0], "showgrid": false, "ticks": "outside", "visible": false, "zeroline": false}, "xaxis5": {"anchor": "y5", "domain": [0.0, 0.235], "showgrid": false, "showticklabels": false, "ticks": "outside", "zeroline": false}, "xaxis6": {"anchor": "y6", "domain": [0.255, 0.49], "showgrid": false, "showticklabels": false, "ticks": "outside", "zeroline": false}, "xaxis7": {"anchor": "y7", "domain": [0.51, 0.745], "showgrid": false, "ticks": "outside", "visible": false, "zeroline": false}, "xaxis8": {"anchor": "y8", "domain": [0.765, 1.0], "showgrid": false, "ticks": "outside", "visible": false, "zeroline": false}, "xaxis9": {"anchor": "y9", "domain": [0.0, 0.235], "showgrid": false, "showticklabels": false, "ticks": "outside", "zeroline": false}, "yaxis": {"anchor": "x", "domain": [0.765, 1.0], "showgrid": false, "ticks": "outside", "title": {"font": {"size": 10}, "text": "Layer_1_ThicknessParameter_0"}, "zeroline": false}, "yaxis10": {"anchor": "x10", "domain": [0.255, 0.49], "showgrid": false, "showticklabels": false, "ticks": "outside", "zeroline": false}, "yaxis11": {"anchor": "x11", "domain": [0.255, 0.49], "showgrid": false, "showticklabels": false, "ticks": "outside", "zeroline": false}, "yaxis12": {"anchor": "x12", "domain": [0.255, 0.49], "showgrid": false, "ticks": "outside", "visible": false, "zeroline": false}, "yaxis13": {"anchor": "x13", "domain": [0.0, 0.235], "showgrid": false, "ticks": "outside", "title": {"font": {"size": 10}, "text": "Parameter_1"}, "zeroline": false}, "yaxis14": {"anchor": "x14", "domain": [0.0, 0.235], "showgrid": false, "showticklabels": false, "ticks": "outside", "zeroline": false}, "yaxis15": {"anchor": "x15", "domain": [0.0, 0.235], "showgrid": false, "showticklabels": false, "ticks": "outside", "zeroline": false}, "yaxis16": {"anchor": "x16", "domain": [0.0, 0.235], "showgrid": false, "showticklabels": false, "ticks": "outside", "zeroline": false}, "yaxis2": {"anchor": "x2", "domain": [0.765, 1.0], "showgrid": false, "ticks": "outside", "visible": false, "zeroline": false}, "yaxis3": {"anchor": "x3", "domain": [0.765, 1.0], "showgrid": false, "ticks": "outside", "visible": false, "zeroline": false}, "yaxis4": {"anchor": "x4", "domain": [0.765, 1.0], "showgrid": false, "ticks": "outside", "visible": false, "zeroline": false}, "yaxis5": {"anchor": "x5", "domain": [0.51, 0.745], "showgrid": false, "ticks": "outside", "title": {"font": {"size": 10}, "text": "Material_1_SldParameter_0"}, "zeroline": false}, "yaxis6": {"anchor": "x6", "domain": [0.51, 0.745], "showgrid": false, "showticklabels": false, "ticks": "outside", "zeroline": false}, "yaxis7": {"anchor": "x7", "domain": [0.51, 0.745], "showgrid": false, "ticks": "outside", "visible": false, "zeroline": false}, "yaxis8": {"anchor": "x8", "domain": [0.51, 0.745], "showgrid": false, "ticks": "outside", "visible": false, "zeroline": false}, "yaxis9": {"anchor": "x9", "domain": [0.255, 0.49], "showgrid": false, "ticks": "outside", "title": {"font": {"size": 10}, "text": "Parameter_0"}, "zeroline": false}}}
